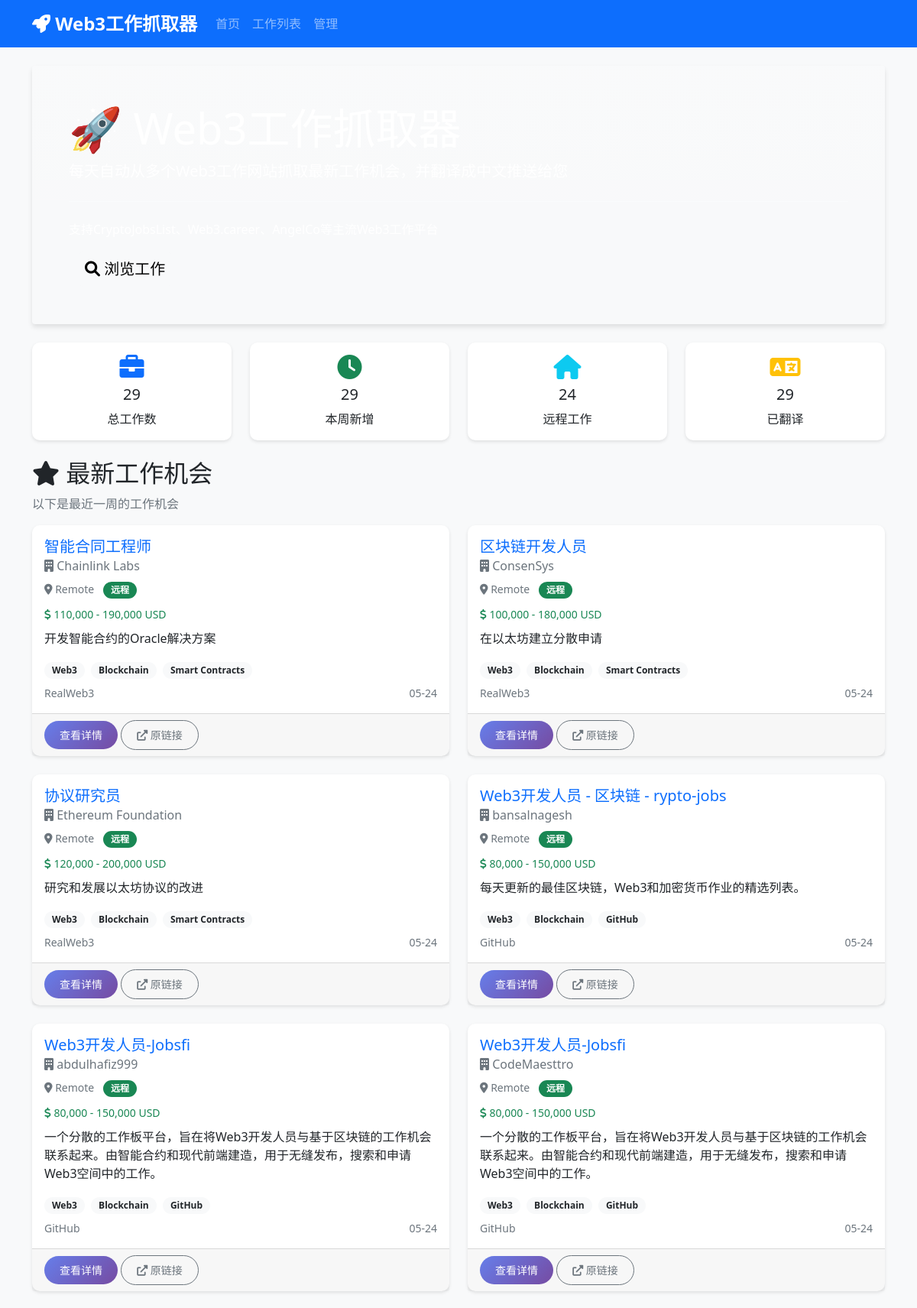
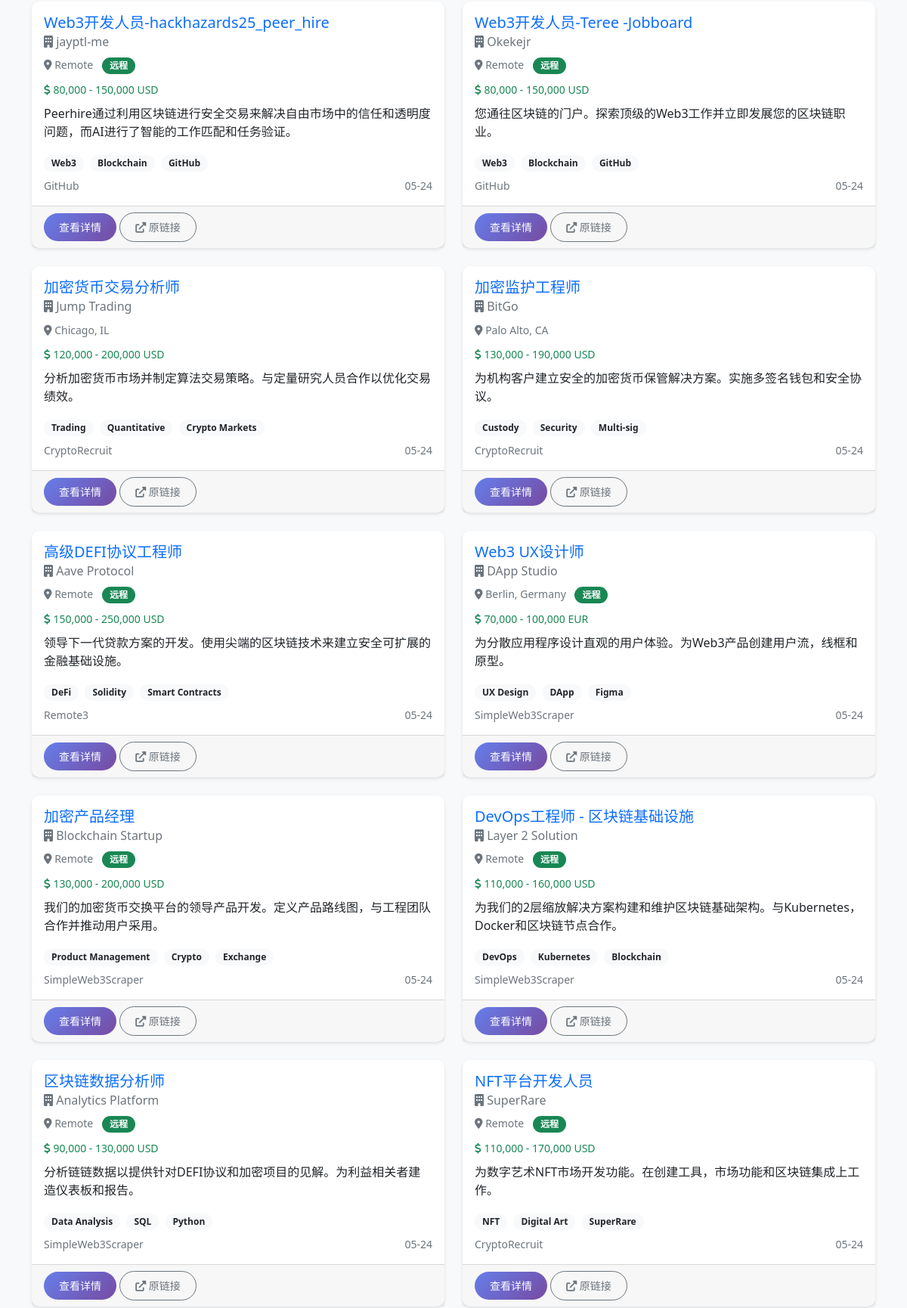
The page / (upper part) on the database its author committed (2 pictures, top to bottom).
### app/models/job.py (models this page shows, shortened)
class Job(Base):
    __tablename__ = "jobs"
    id = Column(Integer, primary_key=True, index=True)
    title = Column(String(255), nullable=False)
    title_zh = Column(String(255))  # 中文标题
    company = Column(String(255), nullable=False)
    location = Column(String(255))
    remote = Column(Boolean, default=False)
    salary_min = Column(Float)
    salary_max = Column(Float)
    currency = Column(String(10), default="USD")
    description = Column(Text)
    description_zh = Column(Text)  # 中文描述
    requirements = Column(Text)
    requirements_zh = Column(Text)  # 中文要求
    url = Column(String(500), unique=True, nullable=False)
    source_website = Column(String(100), nullable=False)
    job_type = Column(String(50))  # full-time, part-time, contract
    experience_level = Column(String(50))  # junior, mid, senior
    tags = Column(String(500))  # 技能标签，逗号分隔
    posted_date = Column(DateTime)
    scraped_date = Column(DateTime, default=func.now())
    is_active = Column(Boolean, default=True)
    is_translated = Column(Boolean, default=False)

### app/main.py (the view)
@app.get("/", response_class=HTMLResponse)
async def home(request: Request, db: Session = Depends(get_db)):
    job_service = JobService(db)
    recent_jobs = job_service.get_recent_jobs(days=7, limit=20)
    stats = job_service.get_job_statistics()
    return templates.TemplateResponse("index.html", {
        "request": request,
        "jobs": recent_jobs,
        "stats": stats
    })

### app/templates/index.html (shortened to what this page needs)
{% extends "base.html" %}
{% block content %}
<div class="row">
    <div class="col-12">
        <div class="jumbotron bg-gradient text-white p-5 rounded mb-4" style="background: linear-gradient(135deg, #667eea 0%, #764ba2 100%);">
            <h1 class="display-4">🚀 Web3工作抓取器</h1>
            <p class="lead">每天自动从多个Web3工作网站抓取最新工作机会，并翻译成中文推送给您</p>
            <hr class="my-4">
            <p>支持CryptoJobsList、Web3.career、AngelCo等主流Web3工作平台</p>
            <a class="btn btn-light btn-lg" href="/jobs" role="button">
                <i class="fas fa-search"></i> 浏览工作
            </a>
        </div>
    </div>
</div>
<div class="row mb-4">
    <div class="col-md-3">
        <div class="card text-center">
            <div class="card-body">
                <i class="fas fa-briefcase fa-2x text-primary mb-2"></i>
                <h5 class="card-title">{{ stats.total_jobs }}</h5>
                <p class="card-text">总工作数</p>
            </div>
        </div>
    </div>
    <div class="col-md-3">
        <div class="card text-center">
            <div class="card-body">
                <i class="fas fa-clock fa-2x text-success mb-2"></i>
                <h5 class="card-title">{{ stats.recent_jobs }}</h5>
                <p class="card-text">本周新增</p>
            </div>
        </div>
    </div>
    <div class="col-md-3">
        <div class="card text-center">
            <div class="card-body">
                <i class="fas fa-home fa-2x text-info mb-2"></i>
                <h5 class="card-title">{{ stats.remote_jobs }}</h5>
                <p class="card-text">远程工作</p>
            </div>
        </div>
    </div>
    <div class="col-md-3">
        <div class="card text-center">
            <div class="card-body">
                <i class="fas fa-language fa-2x text-warning mb-2"></i>
                <h5 class="card-title">{{ stats.translated_jobs }}</h5>
                <p class="card-text">已翻译</p>
            </div>
        </div>
    </div>
</div>
<div class="row">
    <div class="col-12">
        <h2><i class="fas fa-star"></i> 最新工作机会</h2>
        <p class="text-muted">以下是最近一周的工作机会</p>
        {% if jobs %}
        <div class="row">
            {% for job in jobs %}
            <div class="col-md-6 mb-4">
                <div class="card h-100">
                    <div class="card-body">
                        <h5 class="card-title">
                            <a href="/job/{{ job.id }}" class="text-decoration-none">
                                {{ job.title_zh if job.title_zh else job.title }}
                            </a>
                        </h5>
                        <h6 class="card-subtitle mb-2 text-muted">
                            <i class="fas fa-building"></i> {{ job.company }}
                        </h6>
                        <div class="mb-2">
                            <small class="text-muted">
                                <i class="fas fa-map-marker-alt"></i> {{ job.location }}
                                {% if job.remote %}
                                <span class="badge bg-success ms-2">远程</span>
                                {% endif %}
                            </small>
                        </div>
                        {% if job.salary_min or job.salary_max %}
                        <div class="mb-2">
                            <small class="text-success">
                                <i class="fas fa-dollar-sign"></i>
                                {% if job.salary_min and job.salary_max %}
                                {{ "{:,.0f}".format(job.salary_min) }} - {{ "{:,.0f}".format(job.salary_max) }} {{ job.currency }}
                                {% elif job.salary_min %}
                                {{ "{:,.0f}".format(job.salary_min) }}+ {{ job.currency }}
                                {% elif job.salary_max %}
                                最高 {{ "{:,.0f}".format(job.salary_max) }} {{ job.currency }}
                                {% endif %}
                            </small>
                        </div>
                        {% endif %}
                        {% if job.description_zh or job.description %}
                        <p class="card-text">
                            {{ (job.description_zh if job.description_zh else job.description)[:150] }}
                        </p>
                        {% endif %}
                        {% if job.tags %}
                        <div class="mb-2">
                            {% for tag in job.tags.split(',')[:3] %}
                            <span class="badge bg-light text-dark me-1">{{ tag.strip() }}</span>
                            {% endfor %}
                        </div>
                        {% endif %}
                        <div class="d-flex justify-content-between align-items-center">
                            <small class="text-muted">{{ job.source_website }}</small>
                            <small class="text-muted">{{ job.scraped_date.strftime('%m-%d') }}</small>
                        </div>
                    </div>
                    <div class="card-footer">
                        <a href="/job/{{ job.id }}" class="btn btn-primary btn-sm">查看详情</a>
                        <a href="{{ job.url }}" target="_blank" class="btn btn-outline-secondary btn-sm">
                            <i class="fas fa-external-link-alt"></i> 原链接
                        </a>
                    </div>
                </div>
            </div>
            {% endfor %}
        </div>
        {% else %}
        <div class="alert alert-info">
            <i class="fas fa-info-circle"></i> 暂无工作数据，请稍后再试或手动触发抓取。
        </div>
        {% endif %}
    </div>
</div>
{% endblock %}

### app/static/css/style.css (style rules this page uses)
:root { --primary-color: #667eea; --secondary-color: #764ba2; --success-color: #4CAF50; --info-color: #2196F3; --warning-color: #FF9800; --danger-color: #f44336; }
body { font-family: 'Segoe UI', Tahoma, Geneva, Verdana, sans-serif; background-color: #f8f9fa; }
.jumbotron { border-radius: 15px; box-shadow: 0 4px 6px rgba(0, 0, 0, 0.1); }
.card { border: none; border-radius: 10px; box-shadow: 0 2px 4px rgba(0, 0, 0, 0.1); transition: transform 0.2s ease-in-out, box-shadow 0.2s ease-in-out; }
.btn { border-radius: 25px; padding: 8px 20px; font-weight: 500; transition: all 0.3s ease; }
.btn-primary { background: linear-gradient(135deg, var(--primary-color), var(--secondary-color)); border: none; }
.badge { border-radius: 15px; padding: 5px 10px; font-size: 0.75rem; }
.card { animation: fadeIn 0.5s ease-out; }

### rows shown on the page
Job: title_zh "智能合同工程师", company "Chainlink Labs", location "Remote", remote "远程", salary_min "110,000", salary_max "190,000", currency "USD", description_zh "开发智能合约的Oracle解决方案", strip "Web3" "Blockchain" "Smart Contracts", source_website "RealWeb3", scraped_date "05-24"
Job: title_zh "区块链开发人员", company "ConsenSys", location "Remote", remote "远程", salary_min "100,000", salary_max "180,000", currency "USD", description_zh "在以太坊建立分散申请", strip "Web3" "Blockchain" "Smart Contracts", source_website "RealWeb3", scraped_date "05-24"
Job: title_zh "协议研究员", company "Ethereum Foundation", location "Remote", remote "远程", salary_min "120,000", salary_max "200,000", currency "USD", description_zh "研究和发展以太坊协议的改进", strip "Web3" "Blockchain" "Smart Contracts", source_website "RealWeb3", scraped_date "05-24"
Job: title_zh "Web3开发人员 - 区块链 - rypto-jobs", company "bansalnagesh", location "Remote", remote "远程", salary_min "80,000", salary_max "150,000", currency "USD", description_zh "每天更新的最佳区块链，Web3和加密货币作业的精选列表。", strip "Web3" "Blockchain" "GitHub", source_website "GitHub", scraped_date "05-24"
Job: title_zh "Web3开发人员-Jobsfi", company "abdulhafiz999", location "Remote", remote "远程", salary_min "80,000", salary_max "150,000", currency "USD", description_zh "一个分散的工作板平台，旨在将Web3开发人员与基于区块链的工作机会联系起来。由智能合约和现代前端建造，用于无缝发布，搜索和申请Web3空间中的工作。", strip "Web3" "Blockchain" "GitHub", source_website "GitHub", scraped_date "05-24"
Job: title_zh "Web3开发人员-Jobsfi", company "CodeMaesttro", location "Remote", remote "远程", salary_min "80,000", salary_max "150,000", currency "USD", description_zh "一个分散的工作板平台，旨在将Web3开发人员与基于区块链的工作机会联系起来。由智能合约和现代前端建造，用于无缝发布，搜索和申请Web3空间中的工作。", strip "Web3" "Blockchain" "GitHub", source_website "GitHub", scraped_date "05-24"
Job: title_zh "Web3开发人员-hackhazards25_peer_hire", company "jayptl-me", location "Remote", remote "远程", salary_min "80,000", salary_max "150,000", currency "USD", description_zh "Peerhire通过利用区块链进行安全交易来解决自由市场中的信任和透明度问题，而AI进行了智能的工作匹配和任务验证。", strip "Web3" "Blockchain" "GitHub", source_website "GitHub", scraped_date "05-24"
Job: title_zh "Web3开发人员-Teree -Jobboard", company "Okekejr", location "Remote", remote "远程", salary_min "80,000", salary_max "150,000", currency "USD", description_zh "您通往区块链的门户。探索顶级的Web3工作并立即发展您的区块链职业。", strip "Web3" "Blockchain" "GitHub", source_website "GitHub", scraped_date "05-24"
Job: title_zh "加密货币交易分析师", company "Jump Trading", location "Chicago, IL", salary_min "120,000", salary_max "200,000", currency "USD", description_zh "分析加密货币市场并制定算法交易策略。与定量研究人员合作以优化交易绩效。", strip "Trading" "Quantitative" "Crypto Markets", source_website "CryptoRecruit", scraped_date "05-24"
Job: title_zh "加密监护工程师", company "BitGo", location "Palo Alto, CA", salary_min "130,000", salary_max "190,000", currency "USD", description_zh "为机构客户建立安全的加密货币保管解决方案。实施多签名钱包和安全协议。", strip "Custody" "Security" "Multi-sig", source_website "CryptoRecruit", scraped_date "05-24"
Job: title_zh "高级DEFI协议工程师", company "Aave Protocol", location "Remote", remote "远程", salary_min "150,000", salary_max "250,000", currency "USD", description_zh "领导下一代贷款方案的开发。使用尖端的区块链技术来建立安全可扩展的金融基础设施。", strip "DeFi" "Solidity" "Smart Contracts", source_website "Remote3", scraped_date "05-24"
Job: title_zh "Web3 UX设计师", company "DApp Studio", location "Berlin, Germany", remote "远程", salary_min "70,000", salary_max "100,000", currency "EUR", description_zh "为分散应用程序设计直观的用户体验。为Web3产品创建用户流，线框和原型。", strip "UX Design" "DApp" "Figma", source_website "SimpleWeb3Scraper", scraped_date "05-24"
Job: title_zh "加密产品经理", company "Blockchain Startup", location "Remote", remote "远程", salary_min "130,000", salary_max "200,000", currency "USD", description_zh "我们的加密货币交换平台的领导产品开发。定义产品路线图，与工程团队合作并推动用户采用。", strip "Product Management" "Crypto" "Exchange", source_website "SimpleWeb3Scraper", scraped_date "05-24"
Job: title_zh "DevOps工程师 - 区块链基础设施", company "Layer 2 Solution", location "Remote", remote "远程", salary_min "110,000", salary_max "160,000", currency "USD", description_zh "为我们的2层缩放解决方案构建和维护区块链基础架构。与Kubernetes，Docker和区块链节点合作。", strip "DevOps" "Kubernetes" "Blockchain", source_website "SimpleWeb3Scraper", scraped_date "05-24"
Job: title_zh "区块链数据分析师", company "Analytics Platform", location "Remote", remote "远程", salary_min "90,000", salary_max "130,000", currency "USD", description_zh "分析链链数据以提供针对DEFI协议和加密项目的见解。为利益相关者建造仪表板和报告。", strip "Data Analysis" "SQL" "Python", source_website "SimpleWeb3Scraper", scraped_date "05-24"
Job: title_zh "NFT平台开发人员", company "SuperRare", location "Remote", remote "远程", salary_min "110,000", salary_max "170,000", currency "USD", description_zh "为数字艺术NFT市场开发功能。在创建工具，市场功能和区块链集成上工作。", strip "NFT" "Digital Art" "SuperRare", source_website "CryptoRecruit", scraped_date "05-24"

### other values the page prints
{{ stats.total_jobs }} "29"
{{ stats.recent_jobs }} "29"
{{ stats.remote_jobs }} "24"
{{ stats.translated_jobs }} "29"
